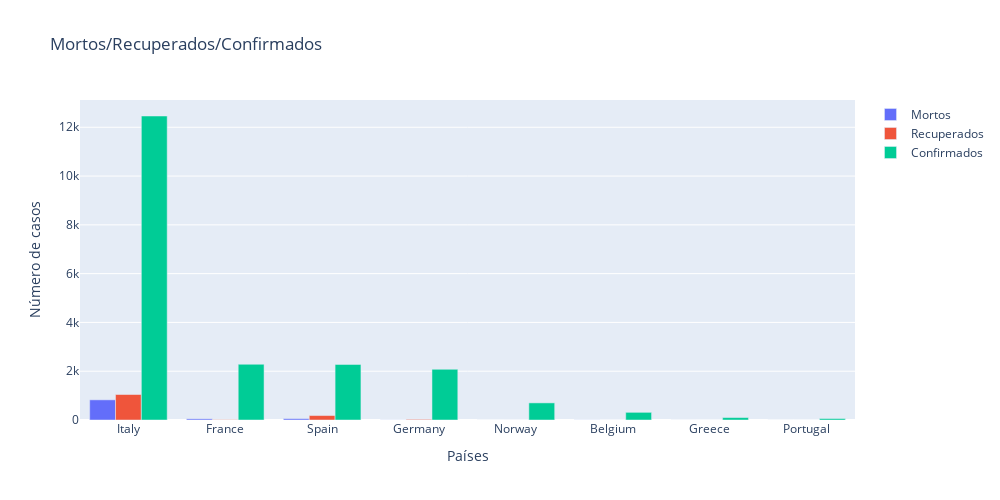

The notebook cell saved with this chart:
### Code cell
temp = full_table.loc[full_table.Date == full_table.Date.max()]
temp = temp.groupby(['Country/Region'])['Confirmed', 'Deaths', 'Recovered'].sum().sort_values('Confirmed',ascending=False)


europa = ['Italy', 'France', 'Germany', 'Spain', 'Belgium', 'Norway','Greece',  'Portugal']

temp=temp.reset_index()
temp=temp.loc[temp['Country/Region'].isin(europa)]


import plotly.graph_objects as go

layout = go.Layout(
    width=1000,
    height=500)

fig = go.Figure(data=[
    go.Bar(name='Mortos', x=temp['Country/Region'], y=temp['Deaths']),
    go.Bar(name='Recuperados', x=temp['Country/Region'], y=temp['Recovered']),
    go.Bar(name='Confirmados', x=temp['Country/Region'], y=temp['Confirmed']),
],layout=layout)

fig.update_layout(
    title="Mortos/Recuperados/Confirmados",
    xaxis_title="Países",
    yaxis_title="Número de casos",
)
fig.show()

### Figure 1 — Plotly figure (JSON) as saved in the notebook; plotly's stock layout.template omitted (floating-point values rounded to 4 significant figures)
{"data": [{"name": "Mortos", "type": "bar", "x": ["Italy", "France", "Spain", "Germany", "Norway", "Belgium", "Greece", "Portugal"], "y": [827, 48, 55, 3, 0, 3, 1, 0]}, {"name": "Recuperados", "type": "bar", "x": ["Italy", "France", "Spain", "Germany", "Norway", "Belgium", "Greece", "Portugal"], "y": [1045, 12, 183, 25, 1, 1, 0, 0]}, {"name": "Confirmados", "type": "bar", "x": ["Italy", "France", "Spain", "Germany", "Norway", "Belgium", "Greece", "Portugal"], "y": [12462, 2284, 2277, 2078, 702, 314, 99, 59]}], "layout": {"height": 500, "title": {"text": "Mortos/Recuperados/Confirmados"}, "width": 1000, "xaxis": {"autorange": true, "range": [-0.5, 7.5], "title": {"text": "Países"}, "type": "category"}, "yaxis": {"autorange": true, "range": [0, 13120.0], "title": {"text": "Número de casos"}, "type": "linear"}}}
